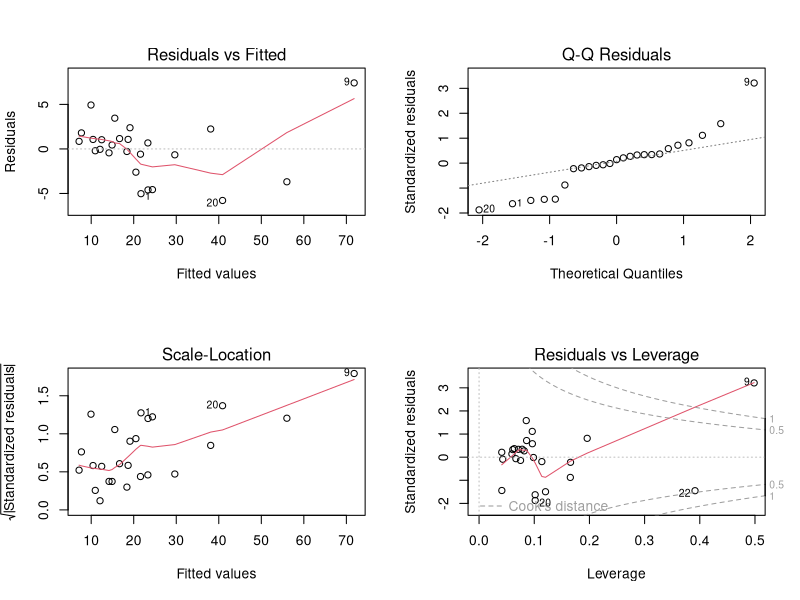
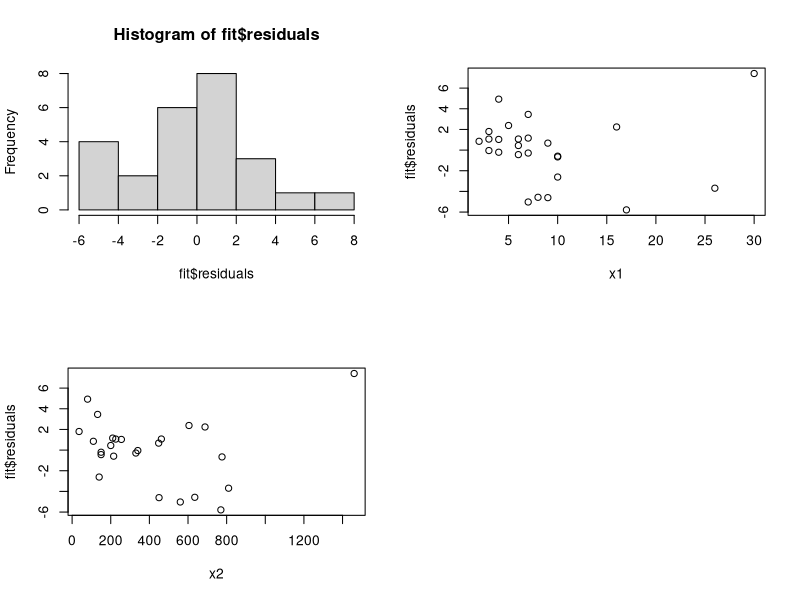

Write R code to recreate these figures, in order. (Note: this script raises an error after producing the figures.)
## ---- chunk 1
#------------Que.2---------------------
y=c(26,24,175,160,163,55,62,100,26,30,70,71)
x1=c(1,1,1.5,1.5,1.5,1,2,0.5,1,1,1,1)
x2=c(1,1,4,4,4,2,5,3,2,2,3,3)
M1=lm(y~x1+x2) #Reduced
M1
M2=lm(y~0+as.factor(x1)+as.factor(x2)) #Full
M2
anova(M1,M2)
## ---- chunk 2
#-------------Que.4------------------
y=c(16.68,11.50,12.03,14.88,13.75,18.11,8.00,17.83,79.24,21.50,40.33,21.00,13.5,19.75,24.00,
 29.00,15.35,19.00,9.50,35.10,17.90,52.32,18.75,19.83,10.75)
x1=c(7.00,3.00,3.00,4.00,6.00,7.00,2.00,7.00,30.00,5.00,16.00,10.00,4.00,6.00,9.00,10.00,
 6.00,7.00,3.00,17.00,10.00,26.00,9.00,8.00,4.00)
x2=c(560,226,340,80,150,330,110,210,1460,605,688,215,255,462,448,776,200,132,36
 ,770,140,810,450,635,150)
M1=lm(y~x1+x2)
M1
M2=lm(y~0+as.factor(x1)+as.factor(x2)) #Full
M2
anova(M1,M2)
fit=lm(y~x1+x2)
fit
par(mfrow=c(2,2))
plot(M1)
anova(M1)
hist(fit$residuals)
plot(x1,fit$residuals)
plot(x2,fit$residuals)
#R-statistic
summary(fit)
#To find Standardise residuals
e=fit$residuals
e
d=e/3.258
d
d>2
#To find Studantise residuls
# n=25
# x=matrix(c(rep(1,n),x1,x2),25,3);x
# s=solve(t(x)%*%x);s
# H=x%*%s%*%t(x) #command : diag(H) is h=hatvalues(fit)
# diag(H)
 h=hatvalues(fit)
# r=e/sqrt(3.258^2*(1-h))
# r[r>2] # 9th obs outlier
rstandard(fit) #This command is for studantised residuals
r
#to find PRESS residuals
e_=e/(1-h)
#To find R student
# n=25
# k=2
# p=k+1
# MS_res=sum(e^2)/(n-p)
# MS_res
# s2=((n-p)*MS_res-e^2/(1-h))/(n-p-1)
# s2
# t=e/sqrt(s2*(1-h))
# t[t>2]
# or
rstudent(fit) #To get r student
#To delete exceed observations
y=y[-9]
x1=x1[-9]
x2=x2[-9]
y=y[-20]
x1=x1[-20]
x2=x2[-20]
length(y)
length(x1)
length(x2)
fit_=lm(y~x1+x2)
fit_
summary(fit_)
plot(fit_)
# To get VIF use car package
#library(car)

## ---- chunk 3
y=c(81,89,83,81,79,88,82,90)
x1=c(1,1,2,2,1,1,2,2)
x2=c(150,180,150,180,150,180,150,180)
fit=lm(y~x1+x2)
Fit1=lm(y~0+as.factor(x1)+as.factor(x2))
anova(fit,Fit1) #lack of fit test
